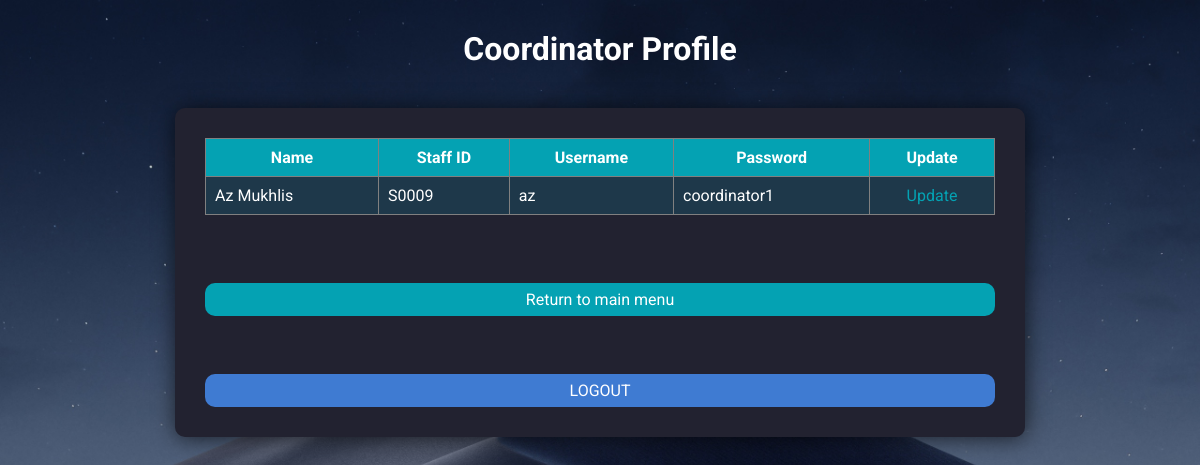
Page /coordinator_profile.php (signed in) on the committed database.
### tables this page shows
CREATE TABLE `coordinators` (
  `id` int(4) NOT NULL,
  `name` varchar(150) DEFAULT NULL,
  `staffid` varchar(150) DEFAULT NULL,
  `userid` int(4) UNSIGNED NOT NULL
);

CREATE TABLE `users` (
  `id` int(4) UNSIGNED NOT NULL,
  `username` varchar(100) DEFAULT NULL,
  `password` varchar(100) DEFAULT NULL,
  `level` int(3) DEFAULT NULL
);

### coordinator_profile.php (the view, shortened to what this page needs)
<?php
require("config.php");
 ?>
<html lang="en" dir="ltr">
  <head>
    <link rel="stylesheet" href="style.css">
  </head>
  <body>
    <h1>Coordinator Profile</h1>
    <div>
    <?php
      $sql = "SELECT coordinators.name, coordinators.staffid, users.username, users.password, users.id, users.level
      FROM users
      LEFT JOIN coordinators
      ON users.id = coordinators.userid
      WHERE users.level = 2
      ORDER BY coordinators.name";
      $coordinators = mysqli_query($connection, $sql);
     ?>
    <table border="1"width="790" border="1" cellspacing="0" cellpadding="9">
   		<tr class="row1">
   		  <td align="center"><strong>Name</strong></td>
     		<td align="center"><strong>Staff ID</strong></td>
     		<td align="center"><strong>Username</strong></td>
     		<td align="center"><strong>Password</strong></td>
     		<td align="center"><strong>Update</strong></td>
      </tr>
        <?php $rows = mysqli_fetch_assoc($coordinators)?>
      <tr>
        <td><?php echo $rows['name']; ?></td>
  			<td><?php echo $rows['staffid']; ?></td>
  			<td><?php echo $rows['username']; ?></td>
  			<td><?php echo $rows['password']; ?></td>
        <?php $get_param = "?id=" . $rows['id'] . "&level=" . $rows['level']; ?>
        <td class='up'align="center"> <a href="update_form.php<?php echo $get_param ?>">Update</a> </td>
      </tr>
    </table>
    <br/><br/>
    <a class='choice'href="main.php">Return to main menu</a>
    <br/><br/>
    <a class='logout'href="logout.php">LOGOUT</a>
  </div>
  </body>
</html>

### style.css (style rules this page uses)
body { font-family: 'Roboto', sans-serif; color: white; background-image: url("image1.png"); background-repeat:no-repeat; background-size:cover; }
div { width: 790px; margin: 40px auto; background-color:#222230; box-shadow: 1px 1px 22px 0px rgba(0,0,0,0.67); padding: 30px; border-radius: 10px; }
h1 { text-align: center; font-weight: bold; margin-top:30px; }
a { text-decoration: none; color: white; }
.choice { display: flex; justify-content: center; background-color:#04a2b3; color: white; margin-top: 30px ; padding: 7px; border-radius: 10px; text-align: center; }
.logout { display: flex; justify-content: center; background-color:#3f7bd2; margin-top:20px; padding: 7px; border-radius: 10px; }
.up a { color: #04a2b3; }
table { border-collapse: collapse; }
table tr:nth-child(even) { background-color: #1e384a; }
.row1 { background-color: #04a2b3; }

### rows in the picture
coordinators: name "Az Mukhlis", staffid "S0009"
users: username "az", password "coordinator1"
